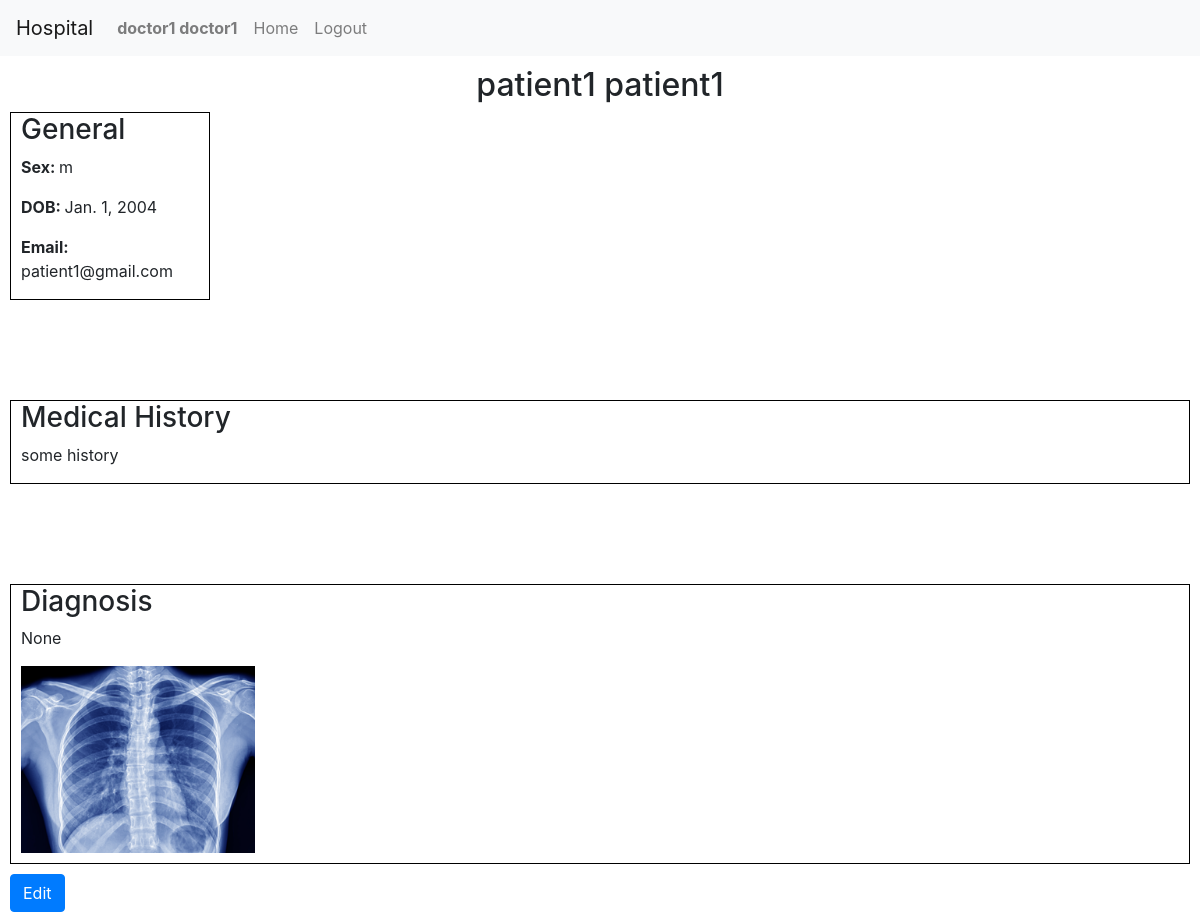
Page /patient/2 (signed in) on the earlier database version.
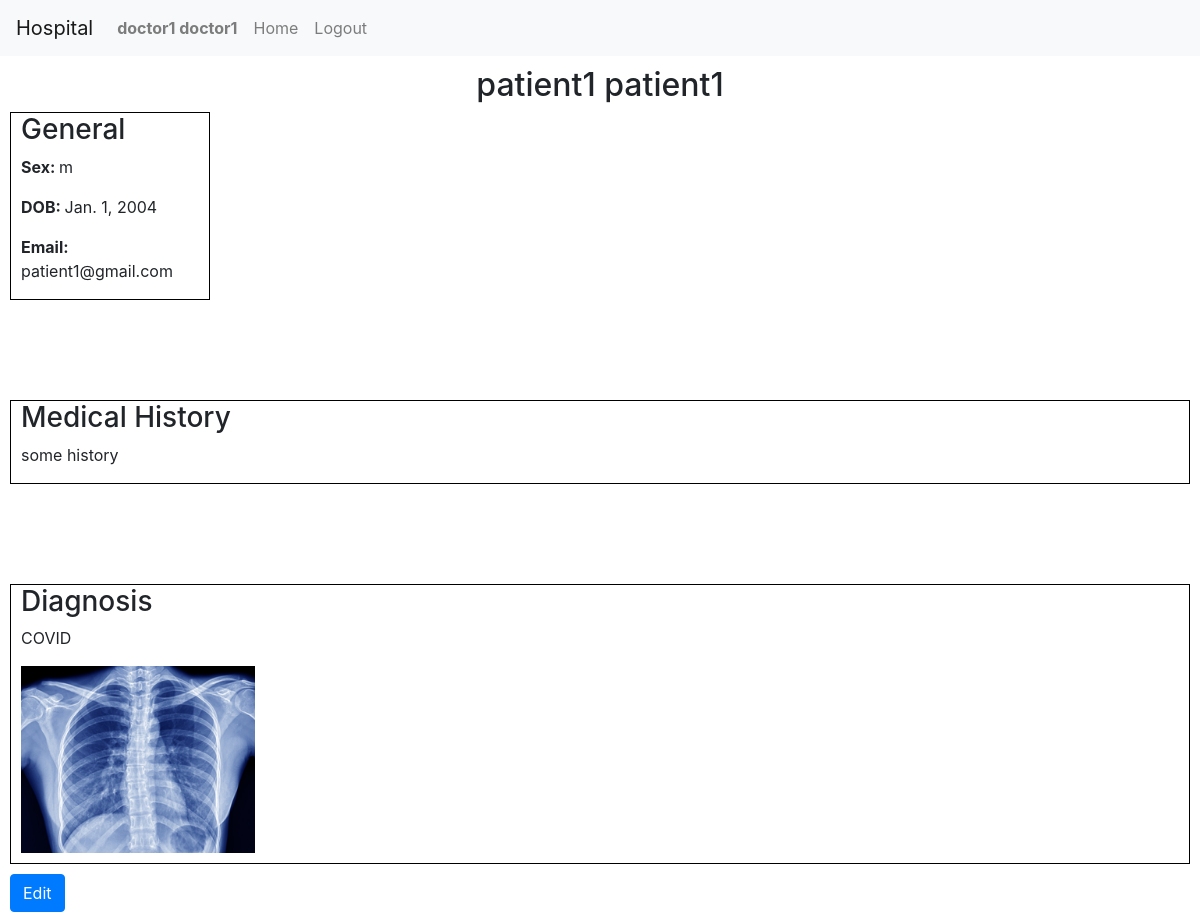
Same page on the later database version.
### hospital/models.py (models this page shows, shortened)
class User(AbstractUser):
    role = models.CharField(max_length=1, blank=False, null=False, default="p")
    treatedBy = models.ForeignKey('self', on_delete=models.DO_NOTHING, blank=True, null=True)
    history = models.CharField(max_length=1000, blank=True, null=True)
    img = models.ImageField(blank=True, null=True, upload_to=f)
    diagnosis = models.CharField(max_length=20, blank=True, null=True)
    dob = models.DateField(auto_now=False, auto_now_add=False)
    sex = models.CharField(max_length=1, blank=False, null=False)

### hospital/views.py (the view)
# urls.py: path('patient/<int:id>', views.patient_homepage_view, name="patient"),
def patient_homepage_view(request, id):
    if not request.user.is_authenticated:
        return HttpResponseRedirect(reverse("index"))
    elif ((request.user.id == id) or (request.user.role == 'd')):
        return render(request, "hospital/patient.html", {
            'patient': User.objects.get(id=id)
        })
    else:
        return HttpResponseRedirect(reverse("index"))

### hospital/templates/hospital/patient.html
{% extends "hospital/layout.html" %}
{% block body %}
    <h2 id="patient-title">{{patient.first_name}} {{patient.last_name}}</h2>
    <div id="patient-general">
        <h3>General</h3>
        <p><strong>Sex: </strong>{{ patient.sex }}</p>
        <p><strong>DOB: </strong>{{ patient.dob }}</p>
        <p><strong>Email: </strong>{{ patient.email }}</p>
    </div>
    <div id="patient-history">
        <h3>Medical History</h3>
        <p>{{ patient.history }}</p>
    </div>
    {% if patient.img.url != None %}
        <div id="patient-diagnosis">
            <h3>Diagnosis</h3>
            <p>{{ patient.diagnosis }}</p>
            <img src="{{patient.img.url}}" id="patient-img">
        </div>
    {% endif %}
    {% if user.role == 'd' %}
        <div id="patient-edit-button">
            <a href="/edit/{{patient.id}}"><button class="btn btn-primary">Edit</button></a>
        </div>
    {% endif %}
{% endblock %}

### hospital/templates/hospital/layout.html (shortened to what this page needs)
{% load static %}
<!DOCTYPE html>
<html>
    <head>
        <link rel="stylesheet" href="{% static 'hospital/styles.css' %}">
        <link rel="stylesheet" href="https://stackpath.bootstrapcdn.com/bootstrap/4.4.1/css/bootstrap.min.css">
    </head>
    <body>
        <nav class="navbar navbar-expand-lg navbar-light bg-light">
            <a href="" class="navbar-brand">Hospital</a>
            <ul class="navbar-nav mr-auto">
                {% if user.is_authenticated %}
                    <li class="nav-item">
                        <a class="nav-link" href=""><strong>{{ user.first_name }} {{ user.last_name }}</strong></a>
                    </li>
                    <li class="nav-item">
                        <a class="nav-link" href="{% url 'index' %}">Home</a>
                    </li>
                    <li>
                        <a class="nav-link" href="{% url 'logout' %}">Logout</a>
                    </li>
                {% endif %}
            </ul>
        </nav>
        {% block body %}
        {% endblock %}
    </body>
</html>

### hospital/static/hospital/styles.css (style rules this page uses)
#patient-general { border: 1px black solid; width: 200px; margin-bottom: 100px; margin-left: 10px; padding-left: 10px; }
#patient-history { border: 1px black solid; margin-bottom: 100px; margin-left: 10px; padding-left: 10px; margin-right: 10px; }
#patient-diagnosis { border: 1px black solid; margin-left: 10px; padding-left: 10px; margin-right: 10px; padding-bottom: 10px; }
#patient-edit-button { margin-left: 10px; margin-top: 10px; }
#patient-img { width: 20%; height: 20%; }
#patient-title { margin-top: 10px; text-align: center; }

Differences in the rows shown:
changed User "patient1": diagnosis "None" → "COVID"
